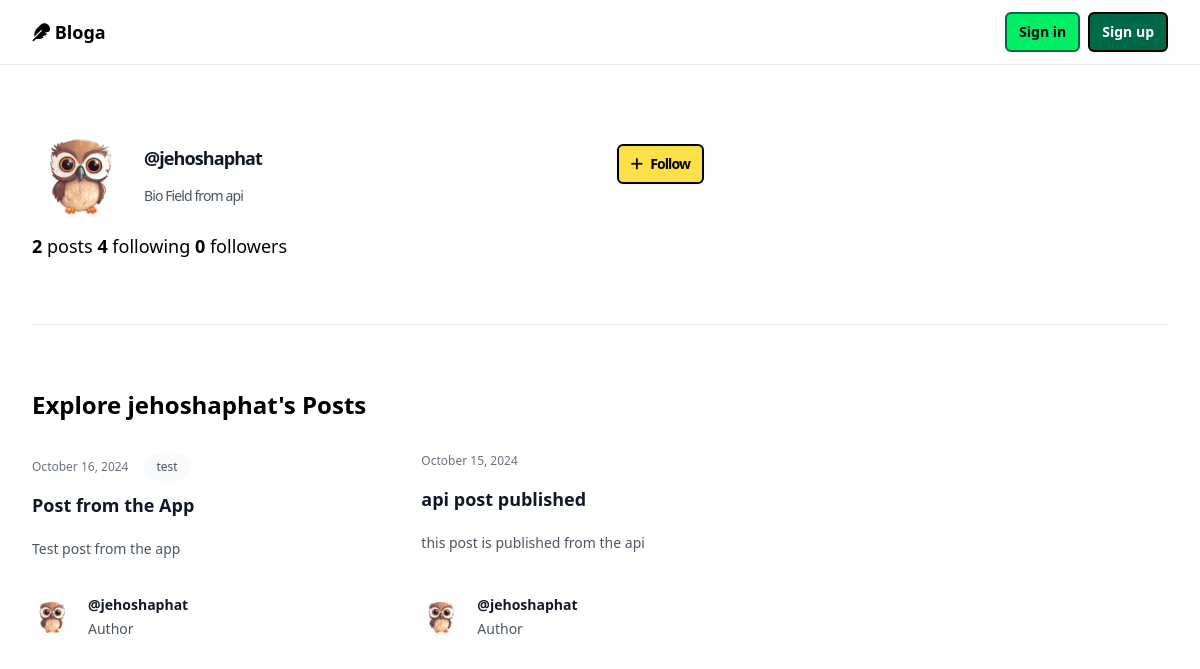
The page /users/jehoshaphat/ on the database its author committed.
### authentication/models.py (models this page shows, shortened)
class Profile(models.Model):
    user = models.OneToOneField(User, on_delete=models.CASCADE, related_name='profile')
    bio = models.TextField(blank=True)
    dp = models.ImageField(upload_to=secure_filestore, blank=True, null=True)
    follows = models.ManyToManyField(User, related_name='following', blank=True)
    followers = models.ManyToManyField(User, related_name='followers', blank=True)

### blog/models.py (models this page shows, shortened)
class Posts(models.Model):
    class Status(models.TextChoices):
        DRAFT = 'DF', 'Draft'
        PUBLISHED = 'PB', 'Published'
    title = models.CharField(max_length=250, blank=False, null=False, default='New Blog')
    content = models.TextField()
    link = models.SlugField(unique=True, max_length=250)
    author = models.ForeignKey(User, on_delete=models.CASCADE, related_name='posts')
    status = models.CharField(
        max_length=2,
        choices=Status,
        default=Status.DRAFT
    )
    publish = models.DateTimeField(default=None, blank=True, null=True)
    created = models.DateTimeField(auto_now_add=True)
    updated = models.DateTimeField(auto_now=True)
    tags = TaggableManager()
    class Meta:
        ordering = ['-publish']
        indexes = [
            models.Index(fields=['-publish'])
        ]
        verbose_name = 'Post'
        verbose_name_plural = 'Posts'
    objects = models.Manager()
    published = PublishedManager()

### blog/views.py (the view)
# urls.py: path("users/<str:username>/", views.profile, name="profile"),
def profile(request, username):
    user = request.user
    profile = get_object_or_404(
        User,
        username = username
    )
    if profile == user:
        posts = Posts.objects.filter(author=profile)
        page_title = "My Posts"
    else:
        page_title = f"Explore {profile.username}'s Posts"
        posts = Posts.objects.filter(author=profile, status='PB')
    context = {
        "user":user if user.is_authenticated else None,
        "profile": profile,
        "posts": posts,
        "page_title": page_title,
    }
    return render(request, 'blog/profile.html', context)

### blog/templates/blog/profile.html (shortened to what this page needs)
{% extends 'blog/home.html' %}
{% load humanize%}
{% load static %}
{% block heading %}
<div class="mx-auto max-w-2xl lg:mx-0">
    <div class="relative flex items-center gap-x-4">
        {% if profile.profile.dp %}
            <img src="{% static profile.profile.dp.url%}" alt="{{profile.username}}" class="h-24 w-24 rounded-full bg-gray-50">
        {% else %}
            <img src="{% static 'img/profile.png' %}" alt="{{profile.username}}" class="h-24 w-24 rounded-full bg-gray-50">
        {% endif %}
        <div class="text-sm leading-6 flex-1">
        <div class="flex justify-between items-start flex-wrap w-full">
          <div class="flex-1">
            <p class="font-semibold text-lg text-gray-900">
              <a href="{% url 'blog:profile' profile.username%}">
                @{{profile.username}}
              </a>
            </p>
          </div>
          <div class="flex gap-2">
            {% if user == profile %}
              <a class="btn-secondary items-baseline gap-2" href="{% url 'blog:user_edit' profile.username %}"><i class="fa-solid fa-pen-to-square"></i> Edit</a>
            {%else%}
              {% if profile in user.profile.follows.all %}
                <a class="btn-action items-baseline gap-2" href="{% url 'blog:user_unfollow' profile.username %}"><i class="fa-solid fa-minus"></i> <div>Unfollow</div></a>
              {% else %}
                <a class="btn-action items-baseline gap-2" href="{% url 'blog:user_follow' profile.username %}"><i class="fa-solid fa-plus"></i> <div>Follow</div></a>
              {% endif %}
            {%endif%}
          </div>
        </div>
        <p class="text-gray-600 line-clamp-2 font-normal">{{profile.profile.bio}}</p>
      </div>
    </div>
  </div>
{% endblock %}
{%block subheading %}
<div>
  <span class="text-lg font-normal">
    <span class="font-semibold">{{ posts.count|intcomma }}</span> posts
  </span>
  <a href="{% url 'blog:user_following' profile.username%}" class="text-lg font-normal">
      <span class="font-semibold">
          {% if profile.profile %}{{ profile.profile.follows.count|intcomma }}{% else %}0{% endif %}
      </span> following
    </a>
  <a href="{% url 'blog:user_followers' profile.username%}" class="text-lg font-normal">
      <span class="font-semibold">
          {% if profile.profile %}{{ profile.profile.followers.count|intcomma }}{% else %}0{% endif %}
      </span> followers
  </a>
</div>
{%endblock%}
{% block list_title %}{{page_title}}{% endblock %}

### blog/templates/blog/home.html (shortened to what this page needs)
{% extends 'blog/base.html' %}
{% load static %}
{% block content %}
    <div class="bg-white py-24 sm:py-32">
        <div class="mx-auto max-w-7xl px-6 lg:px-8">
        <div class="mx-auto max-w-2xl lg:mx-0">
            <h2 class="text-3xl font-bold tracking-tight text-gray-900 sm:text-4xl">
                {%block heading%}From bloga{%endblock%}
            </h2>
            <p class="mt-2 text-lg leading-8 text-gray-600">
                {% block subheading %}{%endblock%}
            </p>
        </div>
        <div class="mx-auto mt-10 grid max-w-2xl grid-cols-1 gap-x-8 gap-y-8 border-t border-gray-200 pt-10 sm:mt-16 sm:pt-16 lg:mx-0 lg:max-w-none lg:grid-cols-3">
            <h2 class="lg:col-span-3 text-2xl font-semibold">{%block list_title %}{{page_title}}{% endblock %}</h2>
            {% for post in posts%}
            <article class="flex max-w-xl flex-col items-start justify-between">
            <div class="flex items-center gap-x-4 text-xs">
                <time datetime="{{post.publish|date:'Y-m-d'}}" class="text-gray-500">{{post.publish|date:'F j, Y'}}</time>
                {%for tag in post.tags.all %}
                    <a href="{% url 'blog:tag' tag%}" class="relative z-10 rounded-full bg-gray-50 px-3 py-1.5 font-medium text-gray-600 hover:bg-gray-100">{{tag.name}}</a>
                {% endfor %}
            </div>
            <div class="group relative">
                <h3 class="mt-3 text-lg font-semibold leading-6 text-gray-900 group-hover:text-gray-600">
                <a href="{% url 'blog:post' post.link%}">
                    <span class="absolute inset-0"></span>
                    {{post.title}}
                </a>
                </h3>
                <p class="mt-5 line-clamp-3 text-sm leading-6 text-gray-600">{{post.content}}</p>
            </div>
            <div class="relative mt-8 flex items-center gap-x-4">
                {% if post.author.profile.dp %}
                    <img src="{% static post.author.profile.dp.url %}" alt="" class="h-10 w-10 rounded-full bg-gray-50">
                {% else %}
                    <img src="{% static 'img/profile.png' %}" alt="" class="h-10 w-10 rounded-full bg-gray-50">
                {% endif %}
                <div class="text-sm leading-6">
                <p class="font-semibold text-gray-900">
                    <a href="{% url 'blog:profile' post.author.username %}">
                    <span class="absolute inset-0"></span>
                    @{{post.author.username}}
                    </a>
                </p>
                <p class="text-gray-600">Author</p>
                </div>
            </div>
            </article>
            {%empty%}
            <p class="text-lg">No Posts Yet</p>
            {%endfor%}
        </div>
        </div>
    </div>
{% endblock %}

### rows shown on the page
Posts: publish "October 16, 2024", title "Post from the App", content "Test post from the app", author.dp (picture), author.username "jehoshaphat"
Tag: name "test"
Posts: publish "October 15, 2024", title "api post published", content "this post is published from the api", author.dp (picture), author.username "jehoshaphat"

### other values the page prints
{{ profile.username }} "jehoshaphat"
{{ profile.profile.bio }} "Bio Field from api"
{{ posts.count|intcomma }} "2"
{{ profile.profile.follows.count|intcomma }} "4"
{{ profile.profile.followers.count|intcomma }} "0"
{{ page_title }} "Explore jehoshaphat's Posts"
